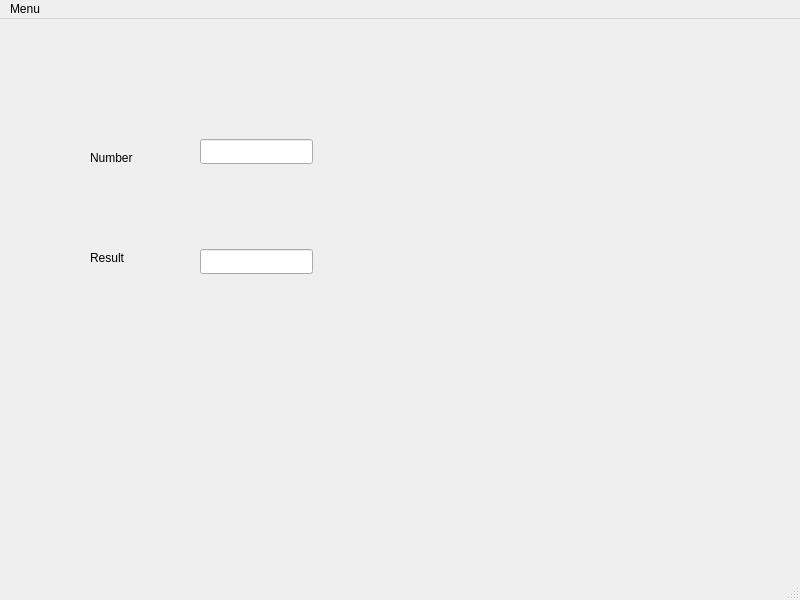
<?xml version="1.0" encoding="UTF-8"?>
<ui version="4.0">
 <class>MainWindow</class>
 <widget class="QMainWindow" name="MainWindow">
  <property name="geometry">
   <rect>
    <x>0</x>
    <y>0</y>
    <width>800</width>
    <height>600</height>
   </rect>
  </property>
  <property name="windowTitle">
   <string>MainWindow</string>
  </property>
  <widget class="QWidget" name="centralwidget">
   <widget class="QLabel" name="label">
    <property name="geometry">
     <rect>
      <x>90</x>
      <y>130</y>
      <width>67</width>
      <height>17</height>
     </rect>
    </property>
    <property name="text">
     <string>Number</string>
    </property>
   </widget>
   <widget class="QLabel" name="label_2">
    <property name="geometry">
     <rect>
      <x>90</x>
      <y>230</y>
      <width>67</width>
      <height>17</height>
     </rect>
    </property>
    <property name="text">
     <string>Result</string>
    </property>
   </widget>
   <widget class="QLineEdit" name="t1">
    <property name="geometry">
     <rect>
      <x>200</x>
      <y>120</y>
      <width>113</width>
      <height>25</height>
     </rect>
    </property>
   </widget>
   <widget class="QLineEdit" name="t2">
    <property name="geometry">
     <rect>
      <x>200</x>
      <y>230</y>
      <width>113</width>
      <height>25</height>
     </rect>
    </property>
   </widget>
  </widget>
  <widget class="QMenuBar" name="menubar">
   <property name="geometry">
    <rect>
     <x>0</x>
     <y>0</y>
     <width>800</width>
     <height>22</height>
    </rect>
   </property>
   <widget class="QMenu" name="menuFile">
    <property name="title">
     <string>Menu</string>
    </property>
    <addaction name="actionSquare"/>
    <addaction name="actionCube"/>
    <addaction name="separator"/>
    <addaction name="actionSquareRoot"/>
    <addaction name="actionCubeRoot"/>
    <addaction name="separator"/>
    <addaction name="actionQuit"/>
    <addaction name="separator"/>
   </widget>
   <addaction name="menuFile"/>
  </widget>
  <widget class="QStatusBar" name="statusbar"/>
  <action name="actionSquare">
   <property name="text">
    <string>Square</string>
   </property>
   <property name="shortcut">
    <string>Ctrl+1</string>
   </property>
  </action>
  <action name="actionCube">
   <property name="text">
    <string>Cube</string>
   </property>
   <property name="shortcut">
    <string>Ctrl+2</string>
   </property>
  </action>
  <action name="actionSquareRoot">
   <property name="text">
    <string>SquareRoot</string>
   </property>
  </action>
  <action name="actionCubeRoot">
   <property name="text">
    <string>CubeRoot</string>
   </property>
  </action>
  <action name="actionQuit">
   <property name="text">
    <string>Quit</string>
   </property>
   <property name="shortcut">
    <string>Ctrl+Q</string>
   </property>
  </action>
 </widget>
 <resources/>
 <connections/>
</ui>
